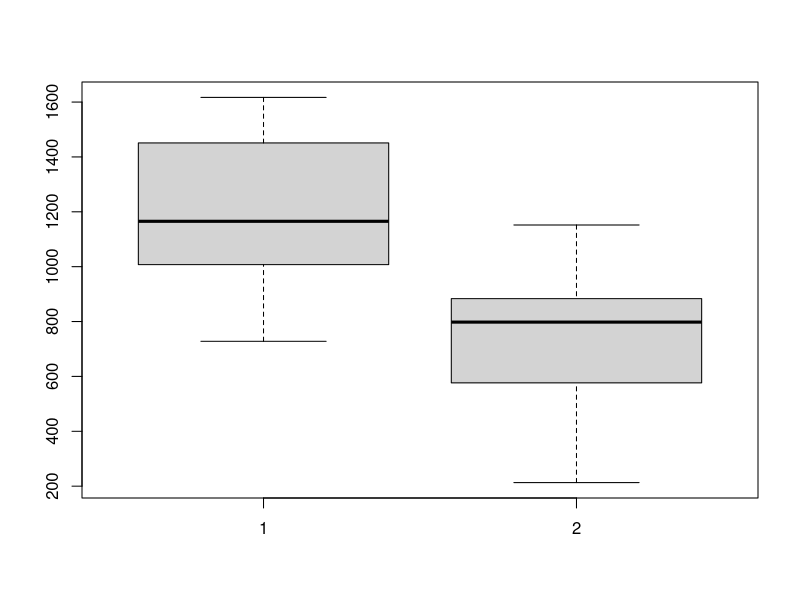
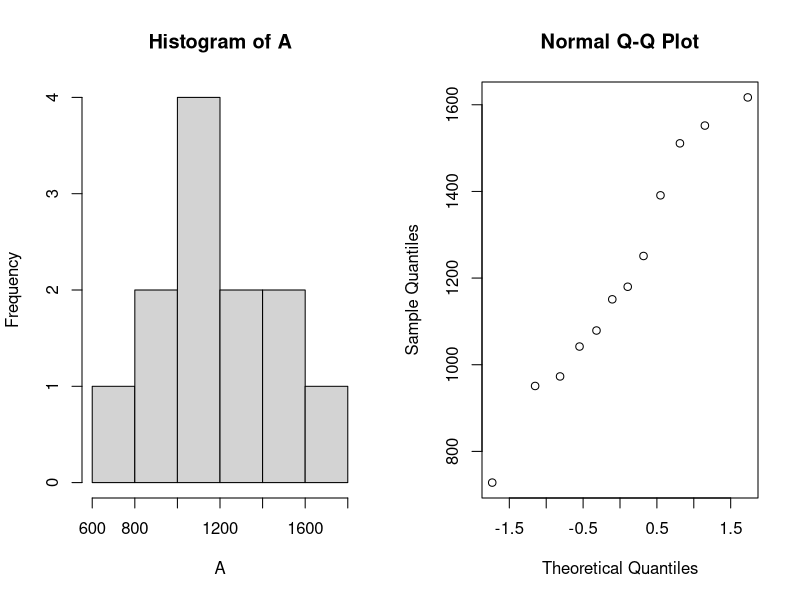
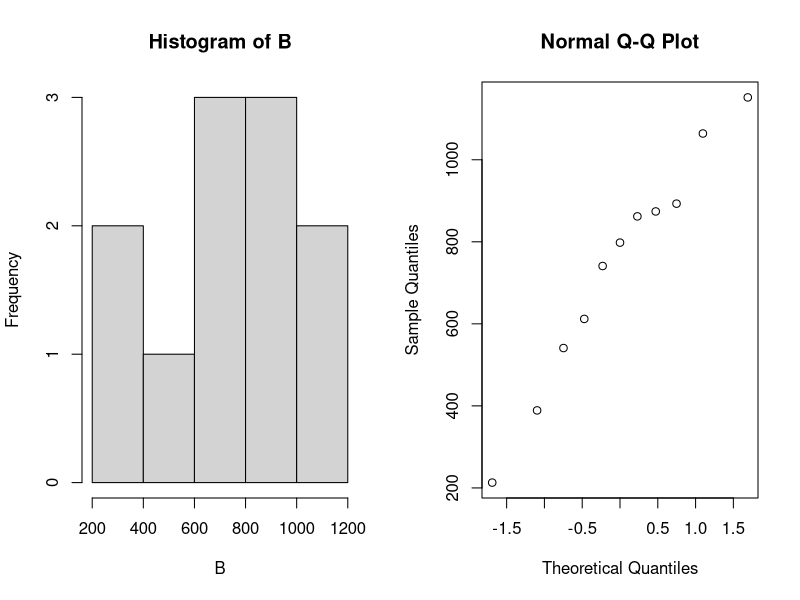
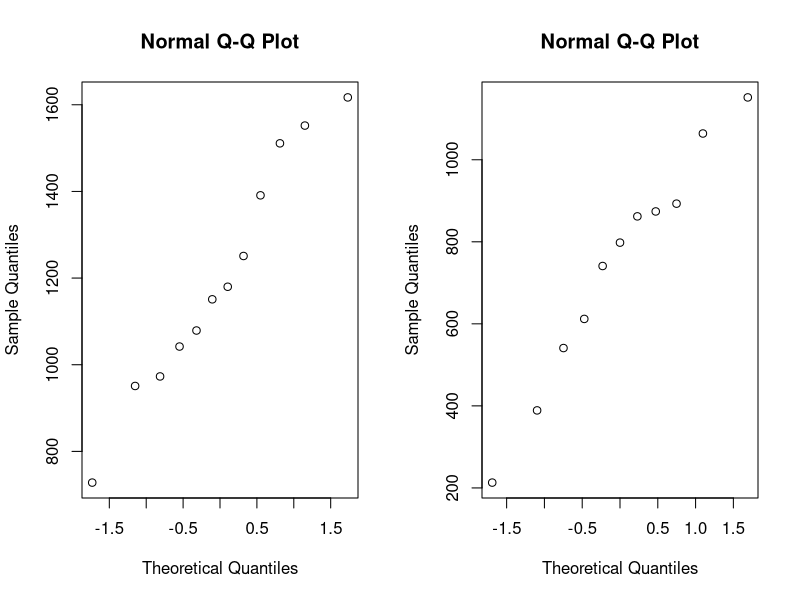

R code for these plots, in order:
#
# PRACTICAL 2: Comparing Two Samples
# ---------------------------------
#
#
# In this practical, we illustrate both parametric and non-parametric techniques for comparing 
# two samples. Our objective will be to assess whether or not two samples can be regarded as 
# being from the same population. We perform the parametric version first, which requires 
# normality assumptions of the data, and then move on to the non-parametric form which requires
# no normality assumptions.
# 
# You will need the following skills from previous practicals:
#    *   Basic R skills with arithmetic, functions, etc
#    *   Manipulating and creating vectors: `c`, `seq`, `length`
#    *   Calculating data summaries: `mean`, `sd`, `var`, `min`, `max`
#    *   Plotting a scatterplot with `plot`, a histogram with `hist`, and a boxpot with `boxplot`
# 
# New R techniques:
#    *   Normal quantile plots for assessing normality using `qqnorm`
#    *   Quantile and inverse-quantile functions for standard distributions, e.g. `qnorm` and `pnorm`
#    *   Ranking a data vector using `rank`

# ==================================================================================
#
# 1. The data
# 
#
# Eriksen, Björnstad an Götestam (1986) studied a social skills training program for alcoholics.
# Twenty-three alcohol-dependent male inpatients at an alcohol treatment centre were randomly
# assigned to two groups. The 12 control group patients were given a traditional treatment 
# programme. The 11 treatment group patients were given the traditional treatment, plus a class
# in social skills training ("SST"). The patients were monitored for one year at 2-week intervals,
# and their total alcohol intake over the year was recorded (in cl pure alcohol).
#
# A: Control	1042	1617	1180	973	1552	1251	1151	1511	 728	1079	951	1391
# B: SST	    874	   389	 612	798	1152	 893	 541	 741	1064	 862	213	
#


#
# Exercise 1.1:
# ~~~~~~~~~~~~~
#
#  * Use the `c` function to enter these data into R as two vectors called `A` for the control 
#    group, and `B` for the treatment group. 
#
#  * Check your summary statistics match mine below to ensure the data are correct.

## summary(A)
##    Min. 1st Qu.  Median    Mean 3rd Qu.    Max. 
##     728    1025    1166    1202    1421    1617
## summary(B)
##    Min. 1st Qu.  Median    Mean 3rd Qu.    Max. 
##   213.0   576.5   798.0   739.9   883.5  1152.0


A <- c(1042, 1617, 1180,  973, 1552, 1251, 1151, 1511,  728, 1079,  951, 1391)
B <- c(874,  389,  612,  798, 1152,  893,  541,  741, 1064,  862,  213)
summary(A)
summary(B)



#
# Exercise 1.2:
# ~~~~~~~~~~~~~
#
# * Compare the distributions of  `A` and `B` using a side-by-side `boxplot`. What conclusions 
#   can you draw about the two groups?
# * Draw histograms (`hist`) and Normal quantile plots (`qqnorm`) of both samples. On the basis 
#   of these plots, do the samples look approximately symmetric and Normally distributed?



boxplot(A,B)

par(mfrow=c(1,2))
hist(A)
qqnorm(A)

par(mfrow=c(1,2))
hist(B)
qqnorm(B)


# ^^^^^^^^^^^^^^^^^^^^^^^^^^^^^^^^^^^^^^^^^^^^^^^^^^^^^^^^^^^^^^^^^^^^^^^^^^^^^^^^^^^^^^^^^^^^^^^
# ^ TECHNIQUE: 
# ^ 
# ^ A better graphical way to assess whether the data is distributed normally is to draw a "normal
# ^ quantile plot" (or quantile-quantile, or QQ plot). We can do this in _R_ using the `qqnorm`
# ^ function, where to draw the Normal quantile plot for a vector of data `x` we use the command
# ^ 
# ^ qqnorm(x)
# ^ 
# ^ With this technique, the quantiles of the data (i.e. the ordered data values) are plotted
# ^ against the quantiles which would be expected of a matching normal distribution. If the data
# ^ are normally distributed, then the points of the quantile plot will should lie on an 
# ^ approximately straight line. Deviations from a straight line suggest departures from the
# ^ normal distribution. 
# ^ 
# ^^^^^^^^^^^^^^^^^^^^^^^^^^^^^^^^^^^^^^^^^^^^^^^^^^^^^^^^^^^^^^^^^^^^^^^^^^^^^^^^^^^^^^^^^^^^^^^


#
# Exercise 1.3:
# ~~~~~~~~~~~~~
#
# * Draw Normal quantile plots of both samples using `qqnorm`. Do the samples look approximately
#   Normally distributed? Do your conclusions agree with those made on the basis of the histograms?
#

qqnorm(A)
qqnorm(B)




# ==================================================================================
#
# 2. Theory: The independent sample t-test
#
#
# We assume that we have two random quantities X ∼ N(μ_X,σ^2) and Y ∼ N(μ_Y,σ^2). We obtain an 
# i.i.d. sample of n observations of X, X_1,...,X_n, and a sample of size m from Y, Y_1,...,Y_m.
# We assume that the samples are independent, so each X_i is independent of each Y_j. Note that
# we have assumed *different means* for X and Y, but the same variances. 
#
# The question we are asking is: are the means of the two populations are equal, is μ_X=μ_Y, 
# given the evidence we see in our samples?

# Under the above assumptions, we have the following definitions and results:
#
#  *  The *independent sample t-statistic* is:
#
#          (xbar−ybar) − (μ_X−μ_Y)
#      t = ----------------------- ,
#             s_p √(1/n + 1/m)
#
# *  s_p^2 is the *pooled sample variance* which is used to estimate the common variance σ^2 by
#    using data from both samples:
#
#                (n−1) s_X^2 + (m−1) s_Y^2
#       s_p^2 = --------------------------- .
#                        n + m − 2
#
# *  Under the null hypothesis H_0: μ_X = μ_Y, the t statistic has a t-distribution with m+n−2 
#    degrees of freedom. 
# *  The t-test would then reject the null hypothesis that the mean of the two underlying
#    populations is the same at level α in favour of an alternative H_1: μ_X ≠ μ_Y if
#
#       |t| > t∗_(m+n−2),α/2.
# * The corresponding 100(1-α)% confidence interval for μ_X - μ_Y is then
#
#        (xbar−ybar) ± t∗_{(m+n−2),α/2} s_p √(1/n + 1/m)
#





# ==================================================================================
#
# 3. Applying the independent sample t-test
#
# 
# To compute the t-test statistic, we're going to need to begin by finding some simple summaries of our two samples.

#
# Exercise 3.1:
# ~~~~~~~~~~~~~
# 
# * Use the `mean`, `var`, and `length` functions to find the sample mean, sample variance, and
#   sample size for the Treatmeant A group. Save these as `abar`, `sa2`, and `n`. 
#
# * Repeat the process for the Treatmeant B group, creating variables `bbar`, `sb2`, and `m`.
#


abar <- mean(A)
sa2 <- var(A)
n <- length(A)
bbar <- mean(B)
sb2 <- var(B)
m <- length(B)





#
# Exercise 3.2:
# ~~~~~~~~~~~~~
# 
# * Use the formula given above and the variables you have just created to calculate the 
#   pooled sample variance; save this to `sp2`.
#



sp2 <- ((n-1)*sa2+(m-1)*sb2)/(n+m-2)
sp2






#
# Exercise 3.3:
# ~~~~~~~~~~~~~
# 
# * Under the null hypothesis of no difference in population means, calculate the value of the 
#   test statistic, t, as defined in the theory section above and save it as `t`. Check you
#   get the same value as shown below.
#
## [1] 4.00757
#
# * How many degrees of freedom do we associate with the distribution of t? Save this value to
#   a variable `df`.
#


t <- (abar-bbar)/(sqrt(sp2*(1/n+1/m)))
t
df <- n+m-2
df






# ^^^^^^^^^^^^^^^^^^^^^^^^^^^^^^^^^^^^^^^^^^^^^^^^^^^^^^^^^^^^^^^^^^^^^^^^^^^^^^^^^^^^^^^^^^^^^^^
# ^ 
# ^ TECHNIQUE: 
# ^ 
# ^ R provides a range of functions to support calculations with standard probability 
# ^ distributions. In the previous practical, we encountered the normal density function `dnorm`,
# ^ as well as the random number generation functions for the uniform (`runif`) and normal 
# ^ (`rnorm`) distributions.
# ^ 
# ^ For every distribution there are four functions. The functions for each distribution begin 
# ^ with a particular letter to indicate the functionality (see table below) followed by the 
# ^ name of the distribution:
# ^ 
# ^ | Letter | e.g. | Function                                                             |
# ^ |-----|---------|----------------------------------------------------------------------|
# ^ | "d" | `dnorm` | evaluates the probability density (or mass) function, $f(x)$         |
# ^ | "p" | `pnorm` | evaluates the cumulative density function, $F(x)=P[X \leq x]$, hence |
# ^ |     |         | finds the probability the specified random variable is less than the |
# ^ |     |         | given argument.                                                      |
# ^ | "q" | `qnorm` | evaluates the inverse cumulative density function (quantiles),       |
# ^ |     |         | $F^{-1}(q)$ i.e. the value $x$ such that $P[X \leq x] = q$. Used to  |
# ^ |     |         | obtain critical values associated with particular probabilities $q$. |
# ^ | "r" | `rnorm` | generates random numbers                                             |
# ^ 
# ^ The appropriate functions for Normal, $t$ and $\chi^2$ distributions are given below, 
# ^ along with the optional parameter arguments.
# ^ 
# ^   + Normal distribution: `dnorm`, `pnorm`, `qnorm`, `rnorm`. 
# ^        Parameters: `mean` (μ) and `sd` (σ).
# ^   + $t$ distribution: `dt`, `pt`, `qt`, `rt`. 
# ^        Parameter: `df`.
# ^   + $\chi^2$ distribution: `dchisq`, `pchisq`, `qchisq`, `rchisq`. 
# ^        Parameter: `df`.
# ^ 
# ^ For a list of all the supported distributions, run the command `help(Distributions)`
# ^ 
# ^^^^^^^^^^^^^^^^^^^^^^^^^^^^^^^^^^^^^^^^^^^^^^^^^^^^^^^^^^^^^^^^^^^^^^^^^^^^^^^^^^^^^^^^^^^^^^^




#
# Exercise 3.4:
# ~~~~~~~~~~~~~
# 
# * How would you use the `qt`` function function to find the appropriate critical value for
#   a test of H_0: μ_X=μ_Y against H_1: μ_X≠μ_Y at the 5% level of significance. 
#   Check you get the same value as below.
#
## [1] 2.079614
#

tcrit <- qt(0.975, df=df)
tcrit

#
# Exercise 3.5:
# ~~~~~~~~~~~~~
# 
# *  Compare this to your value of `t`, and hence perform the significance test. 
# *  Use this information to construct a 95% confidence interval for the difference in means
#    between the two populations.
# *  What is the probability of observing a value of the test statistic whose absolute value is
#    at least as large as the one observed under the null hypothesis? i.e. what is 
#    P[T_{df} >= t]?
# *  On the basis of your calculations above, what would you conclude about the population 
#    means for the two groups A and B?
# *  Do you think the assumption of equal variances holds here? If not, would this affect your
#    conclusions?

ci <- (abar-bbar) + c(-1,1) * tcrit *sqrt(sp2*(1/n+1/m))
ci
pvalue <- 2*(1-pt(t,df))
pvalue

## Strong evidence here to reject H_0 at 5% level, sample sizes are rather small
##
## From the boxplots in Ex 1.2, this assumption does not look unreasonable though perhaps B is slightly less spread than A.





# ==================================================================================
#
# 4. Theory: Nonparametric rank-sum test
#
# Nonparametric methods do not assume any distribution, and try to make only the weakest possible
# assumptions about the distributions that describe our data and are often used in such 
# situations. The nonparametric version of the independent sample t-test is the (Wilcoxon) 
# rank-sum test. Nonparametric tests do not assume knowledge of the distributions of X and Y,
# and are often based on the data ranks with tests comparing the data ranks of the two groups.
#
# Given two samples X1,...,Xn, and Y1,...,Ym, the rank-sum test procedure is as follows:
# 
# 1. Combine the two samples X1,...,Xn and Y1,...,Ym, and rank each data point in the combined
#    sample from 1 (smallest) to N=n+m (largest)
# 2. Let the ranks of the Xs in the combined group be r_1,...,r_n which are all integers from 
#    the set {1,...,N}.
# 3. The *rank-sum test statistic* is then
#       n
#  W =  ∑  r_i.
#      i=1 
#     
# 4. Under H0: "no difference between the distributions of the two groups", we expect the rank-sum 
# for each group to be similar in size. Particularly large (or small) values of the rank sum
# statistics are evidence to reject the H0 and conclude the populations are different
#
# Note: our choice to base the test on the Xs was entirely arbitrary; we could have used the Ys instead.


# ==================================================================================
#
# 5. Applying the rank-sum test
#
# ^^^^^^^^^^^^^^^^^^^^^^^^^^^^^^^^^^^^^^^^^^^^^^^^^^^^^^^^^^^^^^^^^^^^^^^^^^^^^^^^^^^^^^^^^^^^^^^
# ^ 
# ^ TECHNIQUE: 
# ^ 
# ^ To find the *ranks* of a vector of data points, we can use the `rank` function, e.g.
# ^ 
# ^ rank(x)
# ^ 
# ^ will return the sample ranks of the values in the vector x. The rank function will 
# ^ automatically handle any ties by assigning the appropriate midrank value to all tied 
# ^ observations. See the R help on `rank`` for more details.
# ^ 
# ^^^^^^^^^^^^^^^^^^^^^^^^^^^^^^^^^^^^^^^^^^^^^^^^^^^^^^^^^^^^^^^^^^^^^^^^^^^^^^^^^^^^^^^^^^^^^^^

#
# Exercise 5.1:
# ~~~~~~~~~~~~~
# 
# * Use the `c` function to combine the two samples together into a larger vector composed of
#   the elements of the A group followed by the B group. Use the `rank` function on the combined
#   sample to rank all the observations; call this `rks`.
#
# * The first n elements of `rks` should now be the ranks r_i for the A group in the combined 
#   sample (why is this so?).
#   Extract these from the larger vector and save them as `Aranks`.
#
# * Find the rank-sum test statistic for the A group.
#



AB <- c(A,B)
rks <- rank(AB)
## statistic for group A
Aranks <- rks[1:n]
W <- sum(Aranks)
W






# ------------------------------------------------------------------------------------------
# 5.1 The exact signed-rank test
# ------------------------------------------------------------------------------------------
#
# The exact critical value for the rank-sum test is a function of the sample sizes, n and m,
# and the significance level, α. For a two-sided test at level α, we denote T_L and T_U as 
# the lower and upper critical values, and reject H_0: `Group 1 = Group 2’ at level α in favour
# of H_1: `Group 1 ≠ Group 2’ if W ∉ [T_L, T_U]. 
# 
# For particular values of n, m, and α, the standard tables  give values of the lower critical 
# value T_U. To find the lower critical value, we use the result that
#
# T_U = n(n+m+1) − T_L.
#
# Alternatively, we can use R to find the values for us, which is particularly useful as 
# the ranges of n,m,α on standard tables are quite limited. Run the following lines of code
# to create a function to return the rank-sum critical value for a given value of (n,m,α):
#
#  'qranksum' <- function(p,n,m){
#   return(qwilcox(p, n, m) + n*(n+1)/2)
#  }
#
# We can now find the critical value T such that P[W≤T]=p by using this new function as follows
#  
#  T <- qranksum(p, n, m)
#
# For a two-sided test at level `alpha` with sample sizes `n` and `m`, we would evaluate the
# above code at p=alpha/2 to find T_L, and at p=1-alpha/2 for T_U (or we could apply the formula
# given above to find T_U from T_L).


#
# Exercise 5.2:
# ~~~~~~~~~~~~~
# 
# * Use the qranksum function defined above to find the exact critical values T_L and T_U for
#   this problem.
#
# * Given the value of W calculated above, what do you conclude about these data? 
#   Do your results agree with the t-test?
#


'qranksum' <- function(p,n,m){
 return(qwilcox(p, n, m) + n*(n+1)/2)
}
## get the critical values
TL <- qranksum(0.025,n,m) ## use the function
TU <- n*(n+m+1)-TL ## use the formula
c(TL,TU)
TL < W
TU > W

## W is clearly >TU and outside the CI, so we again reject H_0





#
# Exercise 5.3:
# ~~~~~~~~~~~~~
# 
# * Repeat the analysis using the ranks of the B group. Compare what you find with your results
#   from testing A.
#
# * Note: You will need different critical values for the test on the B group, as n and m are
#   reversed.
#


Branks <- rks[-(1:n)]
W.B <- sum(Branks)
W.B
TL.B <- qwilcox(0.025,m,n)+m*(m+1)/2
TU.B <- m*(m+n+1)-TL.B
c(TL.B,TU.B)
TL.B < W.B
TU.B > W.B
## same conclusion though this time we're extreme in the other direction and below TL (unsurprising as W and W.B must sum to a constant)








# ------------------------------------------------------------------------------------------
# 5.2 The Normal approximation
# ------------------------------------------------------------------------------------------
#
#
# When the samples are both large, the distribution of the rank-sum statistic is approximately
# Normal. For large n and m, under the null hypothesis of no group differences we have: 
#   
# 1. E[W] = μ_W = n(n+m+1)/2
# 
# 2. Var[W]=σ_W^2 = nm(n+m+1)/12
# 
# 3. Approximately W ∼ N(μ_W,σ_W^2)
# 
# So for large samples, we can use these values to standardised W and use standard Normal tables
# to construct confidence intervals and test hypotheses.

#
# Exercise 3.4:
# ~~~~~~~~~~~~~
# 
# * Focussing on the A group, calculate the expectation and variance of the rank-sum test 
#   statistic W.
#
# * What is the approximating Normal distribution for W? Would you expect this to be a good 
#   approximation to make for this problem?
#
# * Use the Normal approximation to test for evidence of a difference between the groups at 
#   the 5% level. How do your results compare to the exact test?
#

mu.W <- n*(n+m-1)/2
mu.W
sig2.W <- n*m*(n+m-1)/12
sig2.W
## Approximating distribution is N(mu.W,sig2.W), but n,m are not very large so the approximation would not really be appropriate here.
## standardised test statistic -- about 4, which is large for a standard normal
Z <- (W-mu.W)/sqrt(sig2.W)
Z
## p-value -- 5e-5, so very strong evidence to reject though the normality approximation is shaky
pval <- 2*(1-pnorm(Z))
pval




# ------------------------------------------------------------------------------------------
# 5.3 Robustness to outliers
# ------------------------------------------------------------------------------------------
#
#
# One of the advantages of nonparametric tests is their robustness to outliers, which means the
# presence of surprisingly large or small values have little (if any) impact on the test or its
# conclusions. Conversely, parametric methods such as the t-test use summary statistics whose 
# values can be substantially distorted by extreme values resulting in substantial implications
# for inference.
#  

#
# Exercise 5.5:
# ~~~~~~~~~~~~~
# 
#  * Consider the second data point in group A. Suppose that its value was mis-recorded and the
#    true value was actually twice the value given. Create a new vector `A2`` that reflects this
#    updated information. 
#
#  * How does this change affect the rank of this data point in the combined sample? What is the
#    impact on the mean and variance of the group A sample?
#
#  * What do you think the implications will be for the rank-sum test and the independent sample
#    t-test?
#
#  * Re-run both the t-test and the rank-sum test. What, if anything, has changed? Would you 
#   change your conclusions?
#
#  * What do you conclude about the sensitivity of the conclusions of the rank-sum test and the
#    t-test to outliers?
#



## new data vector
A2 <- A
A2[2] <- 2*A2[2]
## new ranks and summaries
rks2 <- rank(c(A2,B))
rks2[2] ## rank is unchanged
## ranks unchanged => rank-sum test will be same

abar.2 <- mean(A2)
abar.2 ## mean increases 1200 --> 1330
sa2.2 <- var(A2)
sa2.2 ## variance increases 7.3e4 --> 41.4e4
## mean and var changed, so t-test statistic will be different.


## new pooled variance
sp2.2 <- ((n-1)*sa2.2+(m-1)*sb2)/(n+m-2)
sp2.2
## new t-test statistic
t.2 <- (abar.2-bbar)/(sqrt(sp2.2*(1/n+1/m)))
t.2 
## increased to 4.4

## new rank-sum statistic
W.2 <- sum(rks2[1:n])
## same as before, so nothing changes
W.2




# =========================================================================================
#
# 6. Further exercises
#
# If you finish the exercises above, have a look at the online worksheet for additional problems
# on these topics.
#
#







